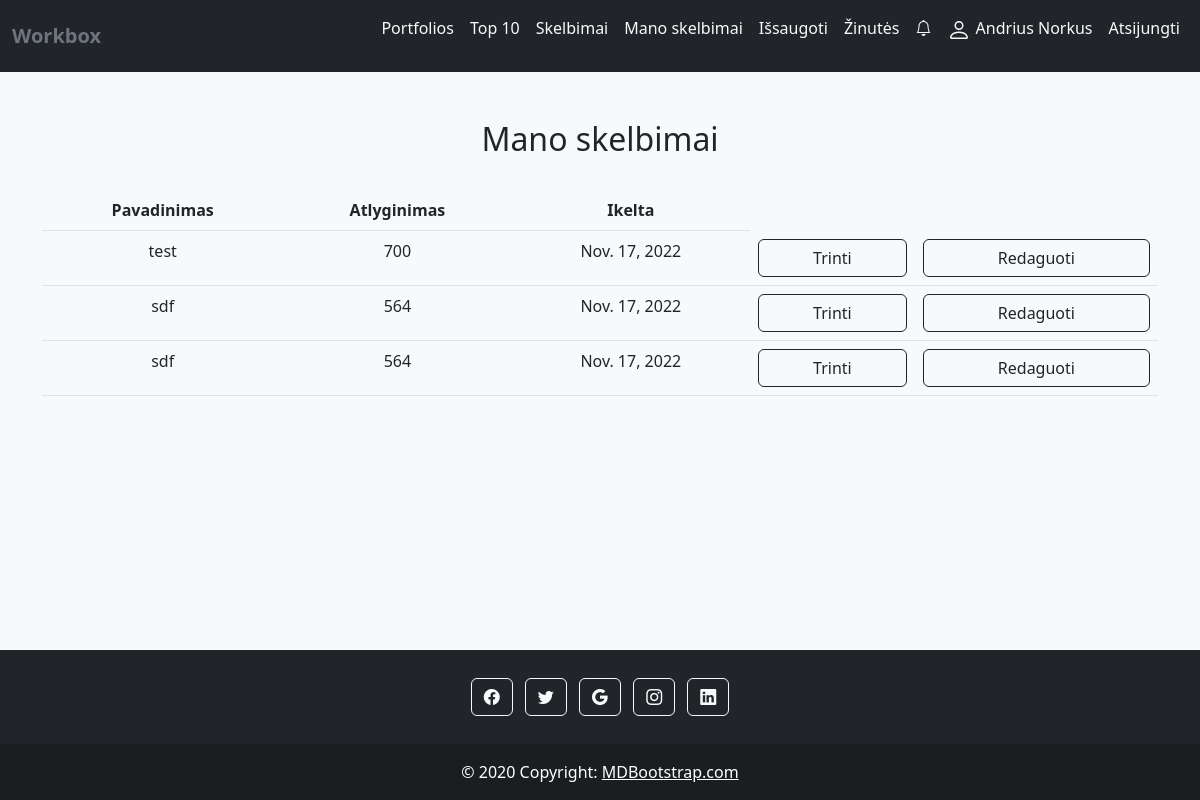
Before: /manoskelbimai/4 (signed in) with the older database file.
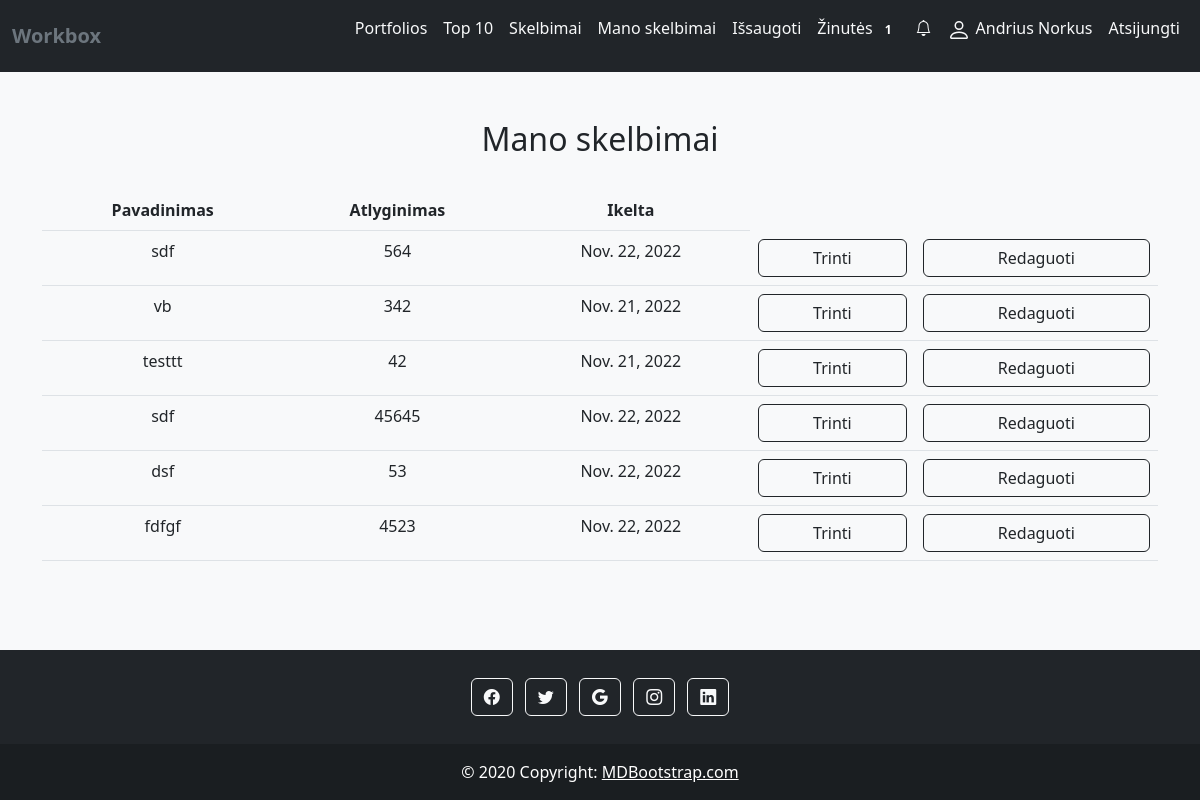
After: the same page with the newer database file.
### core/models.py (models this page shows, shortened)
class Skelbimas(models.Model):
    logo = models.ImageField("Logo", default='no-image.png', upload_to='skelbimai', blank=True)
    name = models.CharField("Name",max_length=100, null=True,blank=True)
    about = models.CharField("About",max_length=100,null=True, blank=True)
    upload_date = models.DateField("Upload date",null=True,auto_now=True)
    area = models.CharField("Area",max_length=100, null=True, blank=True)
    user_id = models.ForeignKey("Profile", on_delete=models.CASCADE)
    type = models.CharField("Type",max_length=100,null=True, blank=True)
    salary = models.IntegerField("Salary",null=True, blank=True)
    email = models.CharField("Email",max_length=100,null=True, blank=True)
    location = models.CharField("Location", max_length=100, null=True, blank=True)

### core/views.py (the view)
# urls.py: path('manoskelbimai/<str:pk>', views.manoskelbimai, name='manoskelbimai'),
@login_required(login_url="signin")
def manoskelbimai(request, pk):
    user_object = User.objects.get(id=pk)
    user_profile = Profile.objects.get(user=user_object)
    user_skelbimai = Skelbimas.objects.filter(user_id=user_profile.id)
    context = {
        'user_object': user_object,
        'user_profile': user_profile,
        'user_skelbimai': user_skelbimai,
    }
    return render(request, 'manoskelbimai.html', context)

### core/views.py (called while the page is built)
def inbox_notifications(request):
    directs_count = 0
    if request.user.is_authenticated:
        directs_count = Message.objects.filter(user=request.user, is_read=False).count()
    return {'directs_count': directs_count}

def count_notifications(request):
    count_notifications = 0
    if request.user.is_authenticated:
        count_notifications = Notification.objects.filter(user=request.user, is_seen=False).count()
    return {'count_notifications': count_notifications}

### templates/manoskelbimai.html (shortened to what this page needs)
{% extends 'base.html' %}
{% block content %}
{%load static%}
<div class="container my-5 text-center">
    <h2>Mano skelbimai</h2>
    <br>
    <table class="table table-hover">
        <tr>
            <th>Pavadinimas</th>
            <th>Atlyginimas</th>
            <th>Ikelta</th>
        </tr>
        {% for skelb in user_skelbimai.all%}
        <tr data-href="{% url 'skelbimas' skelb.id %}">
            <td>{{skelb.name}}</td>
            <td>{{skelb.salary}}</td>
            <td>{{skelb.upload_date}}</td>
            <td>
                <a href="{% url 'delete_skelbimas' skelb.id %}">
                <button type="button" class="btn btn-outline-dark w-100" data-mdb-ripple-color="dark"
                        style="z-index: 1;">
                    Trinti
                </button></a>
            </td>
            <td><a href="{% url 'edit_skelbimas' skelb.id %}">
                <button type="button" class="btn btn-outline-dark w-100" data-mdb-ripple-color="dark"
                        style="z-index: 1;">
                    Redaguoti
                </button></a>
            </td>
        </tr>
        {%endfor%}
    </table>
    <br>
</div>
{% endblock %}

### templates/base.html (shortened to what this page needs)
<!DOCTYPE html>
{% load static %}
<html lang="en">
<head>
    <link href="https://cdn.jsdelivr.net/npm/bootstrap@5.2.2/dist/css/bootstrap.min.css" rel="stylesheet"
>
    <link rel="stylesheet" href="https://cdn.jsdelivr.net/npm/bootstrap-icons@1.9.1/font/bootstrap-icons.css">
</head>
<body class="bg-light d-flex flex-column min-vh-100">
<nav class="navbar navbar-expand-md bg-dark ">
    <div class="container-xxl ">
        <a href="{% url 'index'%}" class="navbar-brand">
            <span class="fw-bold text-secondary">Workbox</span>
        </a>
        <div class="collapse navbar-collapse justify-content-end align-center" id="main-nav">
            <ul class="navbar-nav ">
                <li class="nav-item">
                    <a class="nav-link text-light" href="{% url 'index' %}">Portfolios</a>
                </li>
                <li class="nav-item">
                    <a class="nav-link text-light" href="{% url 'top' %}">Top 10</a>
                </li>
                <li class="nav-item">
                    <a class="nav-link text-light" href="{% url 'skelbimai' %}">Skelbimai</a>
                </li>
                {% if user.is_authenticated %}
                <li class="nav-item"><a class="nav-link text-light" href="{% url 'manoskelbimai' user.id %}">Mano
                    skelbimai</a></li>
                <li class="nav-item"><a class="nav-link text-light" href="{% url 'issaugoti'%}">Išsaugoti
                    </a></li>
                <li class="nav-item"><a class="nav-link text-light" href="{% url 'inbox' %}" > Žinutės
                    {% if directs_count%}
                    <span class="badge"> {{directs_count}} </span>
                    {%else%}
                    <p></p>
                    {%endif%}
                    </a></li>
                <li class="nav-item"><a class="nav-link text-light" href="{% url 'show-notifications' %}"><span><i class="bi bi-bell"></i></span>
                    </a></li>
                <li class="nav-item"><a class="nav-link text-light" href="{% url 'manoprofilis' user.id %}">
                    {{ user.get_full_name }}</a></li>
                <li class="nav-item"><a class="nav-link text-light" href="{% url 'logout'%}?next=/">Atsijungti</a></li>
                {% else %}
                <li class="nav-item"><a class="nav-link text-light" href="{% url 'signin'%}?next={{request.path}}">Prisijungti</a>
                </li>
                <li class="nav-item"><a class="nav-link text-light" href="{% url 'signup'%}">Registruotis</a></li>
                {% endif %}
            </ul>
        </div>
    </div>
</nav>
{% block content %}{% endblock %}
<footer class="bg-dark text-center text-white mt-auto">
    <div class="container p-4 pb-0">
        <section class="mb-4">
            <a class="btn btn-outline-light btn-floating m-1" href="#!" role="button"
            ><i class="bi bi-facebook"></i
            ></a>
            <a class="btn btn-outline-light btn-floating m-1" href="#!" role="button"
            ><i class="bi bi-twitter"></i
            ></a>
            <a class="btn btn-outline-light btn-floating m-1" href="#!" role="button"
            ><i class="bi bi-google"></i
            ></a>
            <a class="btn btn-outline-light btn-floating m-1" href="#!" role="button"
            ><i class="bi bi-instagram"></i
            ></a>
            <a class="btn btn-outline-light btn-floating m-1" href="#!" role="button"
            ><i class="bi bi-linkedin"></i
            ></a>
        </section>
    </div>
    <div class="text-center p-3" style="background-color: rgba(0, 0, 0, 0.2);">
        © 2020 Copyright:
        <a class="text-white" href="https://mdbootstrap.com/">MDBootstrap.com</a>
    </div>
</footer>
</body>

### templates/manoskelbimai.html (style rules this page uses)
tr[data-href] { cursor: pointer; }

Changed rows visible on the page:
removed Skelbimas: name "test", salary "700", upload_date "Nov. 17, 2022"
removed Skelbimas: name "sdf", salary "564", upload_date "Nov. 17, 2022"
changed Skelbimas (number 1 of 6 on the later page): upload_date "Nov. 17, 2022" → "Nov. 22, 2022"
added Skelbimas: name "vb", salary "342", upload_date "Nov. 21, 2022"
added Skelbimas: name "testtt", salary "42", upload_date "Nov. 21, 2022"
added Skelbimas: name "sdf", salary "45645", upload_date "Nov. 22, 2022"
added Skelbimas: name "dsf", salary "53", upload_date "Nov. 22, 2022"
added Skelbimas: name "fdfgf", salary "4523", upload_date "Nov. 22, 2022"
Other visible differences:
{{ directs_count }}: (not shown) → "1"
